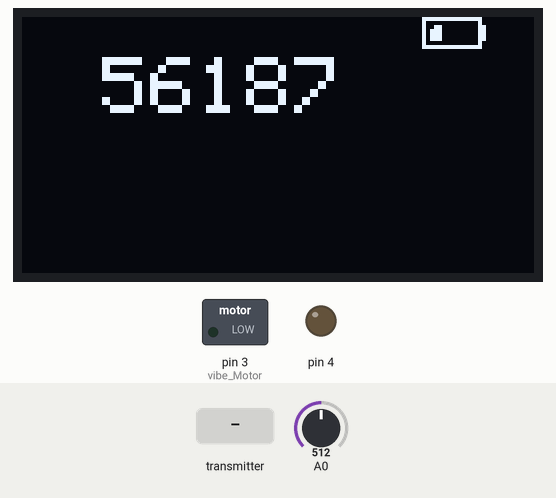
A sketch run on a simulated Arduino Uno, built with avr-gcc and run on an emulated ATmega328P. On the bench: 128×64 one-colour display, switched loads named in the sketch (green lamp = pin HIGH), output pins drawn as LEDs (lit = HIGH). The inputs (shaded band) are chosen by the test bench; at power-on: A0 = 512. No radio packets arrive unless stated; what the sketch prints to the serial monitor is not drawn.

Above: at 1.2 s.
1.3 s: A0 set to 760
2.8 s: A0 set to 781
4.3 s: the transmitter starts sending text = 0
Timing chart, 0 to 7.3 s (numbered marks = the images above; inputs shaded):
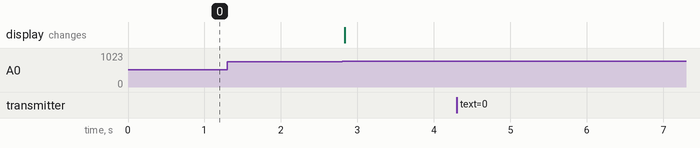

Measured:
- after the input at 1.3 s, every drawn part: stays the same

The sketch:

Protector.ino
```cpp
#include <SPI.h>
#include <Wire.h>
#include <Adafruit_GFX.h>
#include <Adafruit_SSD1306.h>
#include <nRF24L01.h>
#include <RF24.h>
#include <stdio.h>
#include <string.h>
#include <U8g2lib.h>

#define OLED_RESET LED_BUILTIN
#define vibe_Motor 3

Adafruit_SSD1306 display(OLED_RESET);

#define NUMFLAKES 10
#define XPOS 0
#define YPOS 1
#define DELTAY 2


#define LOGO16_GLCD_HEIGHT 16
#define LOGO16_GLCD_WIDTH  16
//static const unsigned char PROGMEM logo[] = {};

#define SSD1306_LCDHEIGHT 64
#if (SSD1306_LCDHEIGHT != 64)
#error("Height incorrect, please fix Adafruit_SSD1306.h!");
#endif


static const unsigned char PROGMEM battery_full [] = {
0xFF, 0xFE, 0x80, 0x06, 0x9B, 0x33, 0xBB, 0xB3, 0xBB, 0xB3, 0xBB, 0xB3, 0x80, 0x02, 0xFF, 0xFE   };

static const unsigned char PROGMEM battery_empty []= {
0xFF, 0xFE, 0x80, 0x02, 0x98, 0x03, 0xB8, 0x03, 0xB8, 0x03, 0xB8, 0x03, 0x80, 0x02, 0xFF, 0xFE } ;


 void battery_charge();
 void main_oled();
 #define patient_num 56187


RF24 radio(7,8);
const byte address[6] = "00002";

void setup() {
  Serial.begin(9600);
  display.begin(SSD1306_SWITCHCAPVCC, 0x3C);
  display.clearDisplay();
  display.setTextColor(WHITE);
  display.setCursor(0,0);
  radio.begin();
  radio.openReadingPipe(0,address);
  radio.setPALevel(RF24_PA_MAX);
  radio.startListening();
  pinMode(4, OUTPUT);

}

void loop() {
  main_oled();

 if(radio.available()){
    char text = "";
    radio.read(&text, sizeof(text));
    analogWrite(vibe_Motor,0);
    Serial.println(text);

  switch(text){

      case 1:
          display.clearDisplay();
          battery_charge();
          analogWrite(vibe_Motor,400);
          display.setTextSize(2);
          display.setCursor(20,10);
          display.println("TOUCHED");
          display.display();
          delay(500);
          break;

       case 2:
          display.clearDisplay();
          battery_charge();
          analogWrite(vibe_Motor,400);
          display.setTextSize(2);
          display.setCursor(20,10);
          display.print("Warning!");
          display.display();
          delay(5000);
          break;
          }

               }
  }

  void main_oled(){
   display.clearDisplay();
   display.setTextSize(2);
   display.setCursor(20,10);
   battery_charge();
   display.println(patient_num);
   display.display();
    }

  void battery_charge(){
  int val = analogRead(A0);
  float voltage = val*(3.3/1023.0);
  if(voltage >= 2.5){
      display.drawBitmap(100,0,battery_full,16,8,1);
      display.display();
    }
    else{
      display.clearDisplay();
      display.drawBitmap(100,0,battery_empty,16,8,1);}


    }
```
